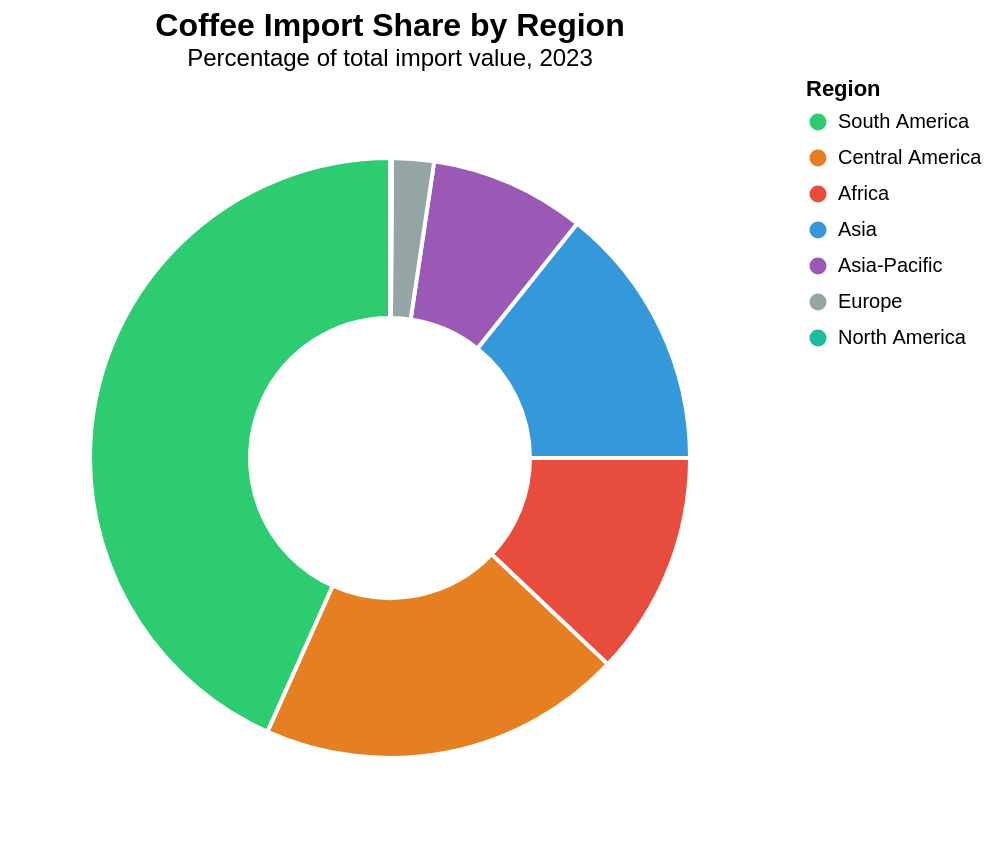

Here is the Vega-Lite specification saved for this chart:
### Vega-Lite specification from a JSON file in a GitHub repository (floating-point values rounded to 4 significant figures)
{"$schema": "https://vega.github.io/schema/vega-lite/v5.json", "title": {"text": "Coffee Import Share by Region", "subtitle": "Percentage of total import value, 2023", "fontSize": 16, "subtitleFontSize": 12}, "width": 380, "height": 380, "data": {"values": [{"region": "South America", "value_1000usd": 190200.0, "value_million": 190.2, "pct": 43.3}, {"region": "Central America", "value_1000usd": 86250.0, "value_million": 86.25, "pct": 19.6}, {"region": "Asia", "value_1000usd": 62690.0, "value_million": 62.69, "pct": 14.3}, {"region": "Africa", "value_1000usd": 52980.0, "value_million": 52.98, "pct": 12.1}, {"region": "Asia-Pacific", "value_1000usd": 36740.0, "value_million": 36.74, "pct": 8.4}, {"region": "Europe", "value_1000usd": 9883.0, "value_million": 9.88, "pct": 2.3}, {"region": "North America", "value_1000usd": 467.0, "value_million": 0.47, "pct": 0.1}]}, "mark": {"type": "arc", "innerRadius": 70, "outerRadius": 150, "stroke": "#fff", "strokeWidth": 2}, "encoding": {"theta": {"field": "value_1000usd", "type": "quantitative", "stack": true}, "color": {"field": "region", "type": "nominal", "title": "Region", "scale": {"domain": ["South America", "Central America", "Africa", "Asia", "Asia-Pacific", "Europe", "North America"], "range": ["#2ecc71", "#e67e22", "#e74c3c", "#3498db", "#9b59b6", "#95a5a6", "#1abc9c"]}}, "tooltip": [{"field": "region", "type": "nominal", "title": "Region"}, {"field": "value_1000usd", "type": "quantitative", "title": "Value (×$1,000 USD)", "format": ",.0f"}, {"field": "pct", "type": "quantitative", "title": "Share (%)", "format": ".1f"}]}, "config": {"view": {"stroke": null}}}
